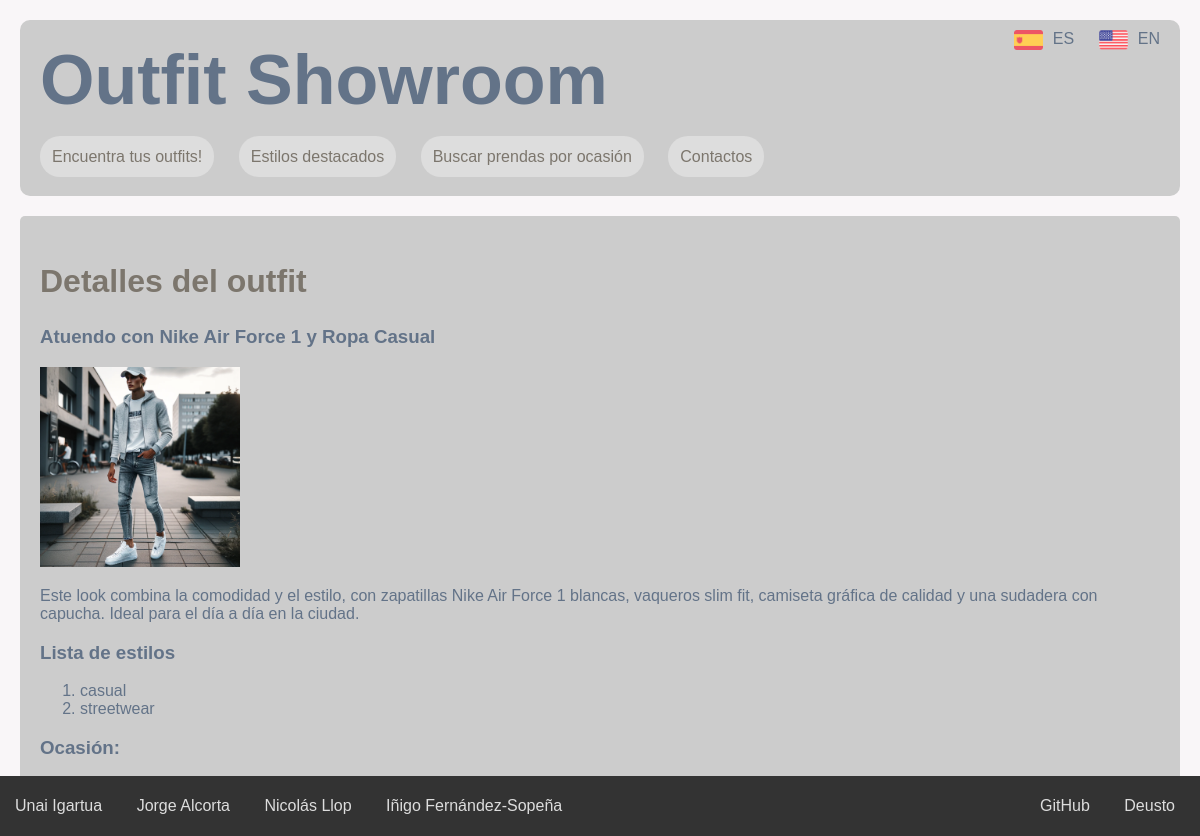
Before: /outfit/2 with the older database file.
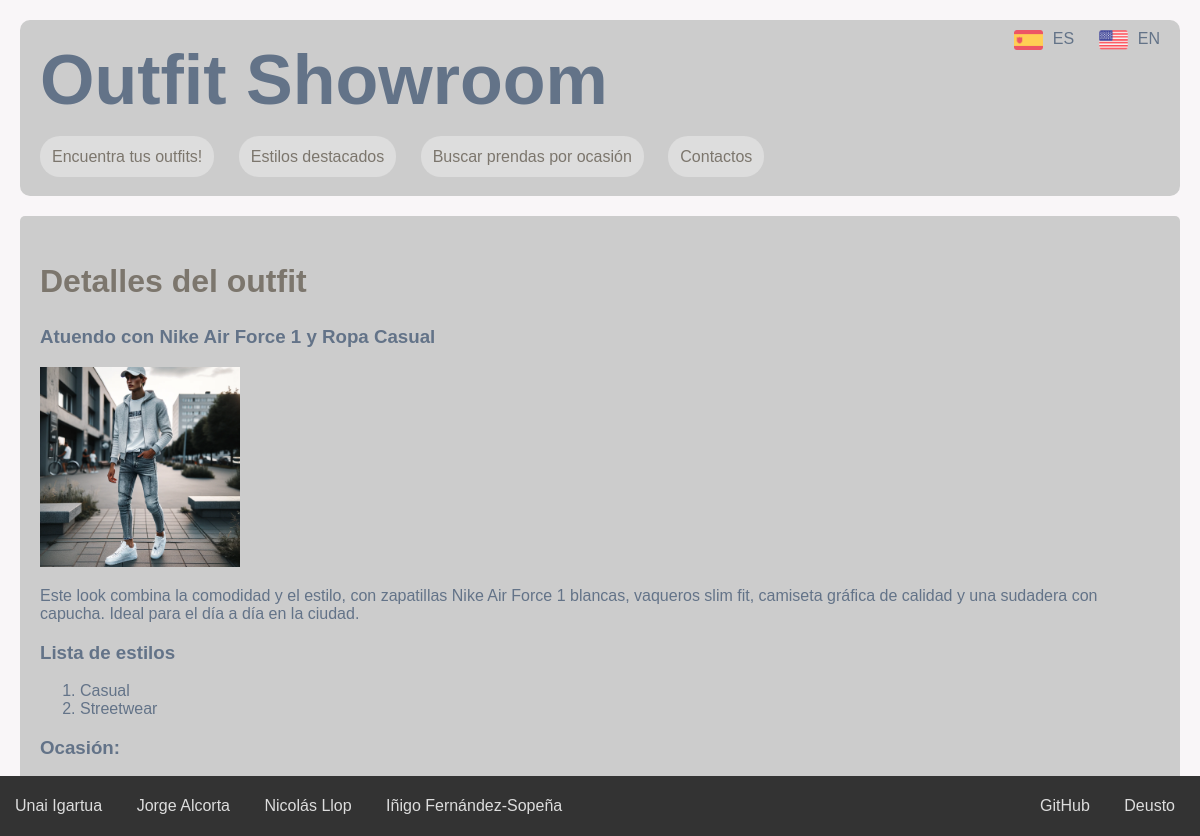
After: the same page with the newer database file.
### appOutfitShowroom/models.py (models this page shows, shortened)
class Estilo(models.Model):
    def get_nombre(self):
        return self.nombre_en if get_language() == 'en' else self.nombre
    nombre = models.CharField(max_length=50)
    nombre_en = models.CharField(max_length=50, blank=True)

### appOutfitShowroom/views.py (the view)
# urls.py: path('outfit/<int:pk>', views.OutfitDetailView.as_view(), name='detalle_outfit'),
class OutfitDetailView(DetailView):
    model = Outfit
    template_name = "outfit.html"
    def get_context_data(self, **kwargs):
        context = super(OutfitDetailView, self).get_context_data(**kwargs)
        context["titulo_pagina"] = 'Detalles del outfit'
        return context

### appOutfitShowroom/models.py (called while the page is built)
    def __str__(self):
        return self.nombre

    def get_nombre(self):
        return self.nombre_en if get_language() == 'en' else self.nombre

    def get_descripcion(self):
        return self.descripcion_en if get_language() == 'en' else self.descripcion

### appOutfitShowroom/templates/outfit.html
{% extends "base.html" %}
{% load static %}
{%load i18n%}
{% block contenido %}
<h2>{% trans "Detalles del outfit" %}</h2>
{% if outfit %}
    <h3>{{ outfit.get_nombre}}</h3>
	<img  alt="{{ outfit.imagen.name }}"  src="{% static outfit.imagen.name %}" width="200" height="200">
	<p>{{ outfit.get_descripcion}}</p>
	<h3>{% trans "Lista de estilos" %}</h3>
	{% if outfit.estilos.all %}
		<ol>
		{% for e in outfit.estilos.all %}
			<li>
				<a href="{% url 'detalle_estilo' e.id %}">{{ e.get_nombre}}</a>
			</li>
		{% endfor %}
		</ol>
	{% else %}
		<p>{% trans "No tiene estilos asociados." %}</p>
	{% endif %}
    {% if outfit.ocasion %}
        <h3>{% trans "Ocasión: " %}</h3><a href="{% url 'detalle_ocasion' outfit.ocasion.id %}">{{outfit.ocasion}}</a>
    {% endif %}
{% else %}
    <p>{% trans "No existe este outfit." %}</p>
{% endif %}
{% endblock %}

Changed rows visible on the page:
changed Estilo: get_nombre "casual" → "Casual"
changed Estilo: get_nombre "streetwear" → "Streetwear"
